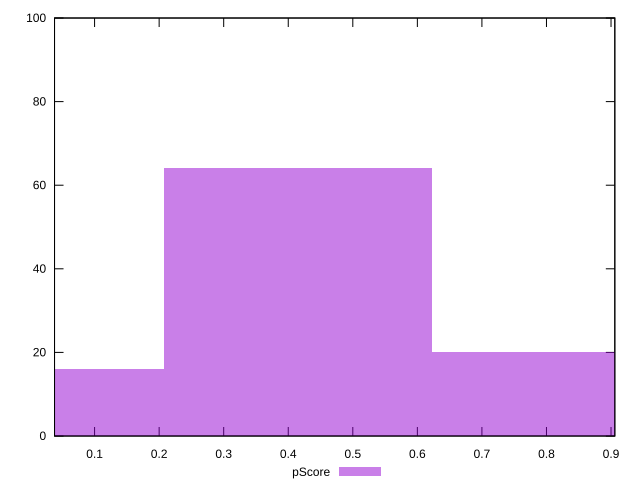

Write the gnuplot code that produced this figure.
reset

$pScore <<EOF
0.4154062048533045 64
0 16
0.830812409706609 20
EOF

set key outside below
set boxwidth 0.4154062048533045
set xrange [0.037959437294505405:0.905885969034842]
set yrange [0:100]
set trange [0:100]
set style fill transparent solid 0.5 noborder
set terminal svg size 640, 490 enhanced background rgb 'white'
set output "reprap/first-meaningful-paint/samples/pages+cached+noexternal+nomedia+nocss+nojs/pScore/histogram.svg"

plot $pScore title "pScore" with boxes

reset
